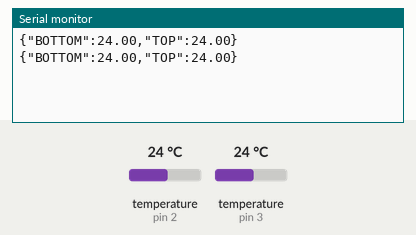
Recording of a sketch running on a simulated Arduino Uno, built with avr-gcc and run on an emulated ATmega328P. Parts: the last lines printed to the serial monitor. Inputs (shaded band) come from the test bench; at power-on: temperature (sensors on pin 2, pin 3) 24 °C.

Above: at 5.8 s.
5.9 s: temperature (sensor on pin 2) set to 12 °C
At 9.3 s:
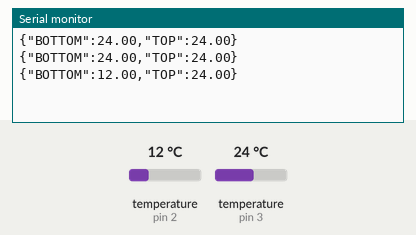
10.6 s: temperature (sensor on pin 3) set to 12 °C
At 13.1 s:
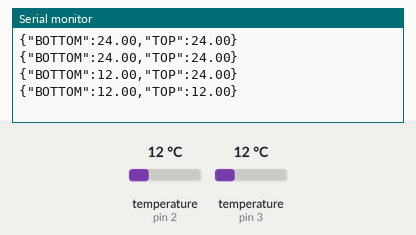
15.3 s: temperature (sensor on pin 2) set to 19 °C
At 16.8 s:
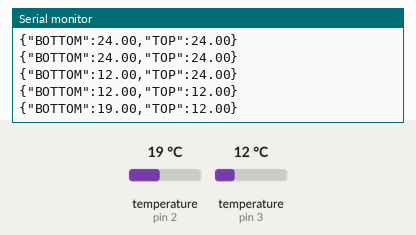
20.0 s: temperature (sensor on pin 3) set to 19 °C
At 23.1 s:
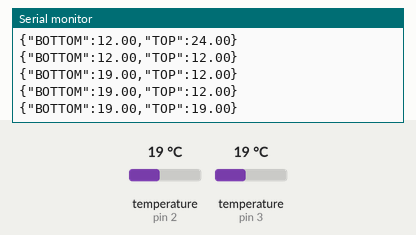
Timing chart, 0 to 24.6 s (numbered marks = the images above; inputs shaded):
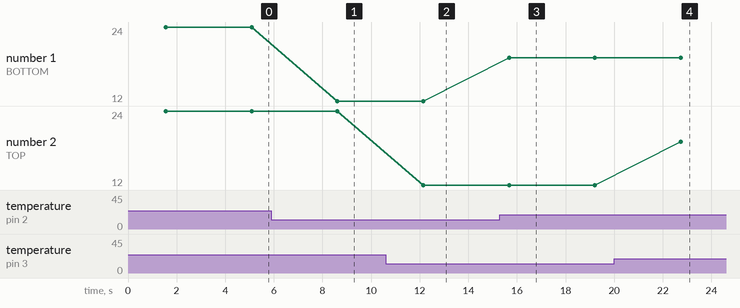

Measured:
- after the input at 5.9 s, the serial monitor: prints a new line after 2.7 s (image 1)
- after the input at 10.6 s, the serial monitor: prints a new line after 1.5 s (image 2)
- after the input at 15.3 s, the serial monitor: prints a new line after 0.38 s (image 3)
- after the input at 20.0 s, the serial monitor: prints a new line after 2.7 s (image 4)
- plotted number 1: 24 → 12 after the input at 5.9 s, 12 → 19 after the input at 15.3 s

The sketch:

boiler_temp_sensor.ino
```cpp
#include <OneWire.h>
#include <DallasTemperature.h>

#define SENSOR_1_PIN 2  // Pin for first DS18B20 sensor
#define SENSOR_2_PIN 3  // Pin for second DS18B20 sensor

OneWire oneWire1(SENSOR_1_PIN);
OneWire oneWire2(SENSOR_2_PIN);
DallasTemperature sensor1(&oneWire1);
DallasTemperature sensor2(&oneWire2);

void setup() {
    Serial.begin(9600);
    sensor1.begin();
    sensor2.begin();
}

void loop() {
    sensor1.requestTemperatures();
    sensor2.requestTemperatures();

    float temp1 = sensor1.getTempCByIndex(0);
    float temp2 = sensor2.getTempCByIndex(0);

    // JSON formatted output
    Serial.print("{\"BOTTOM\":");
    Serial.print(temp1);
    Serial.print(",\"TOP\":");
    Serial.print(temp2);
    Serial.println("}");

    delay(2000);  // Send data every 2 seconds
}
```
